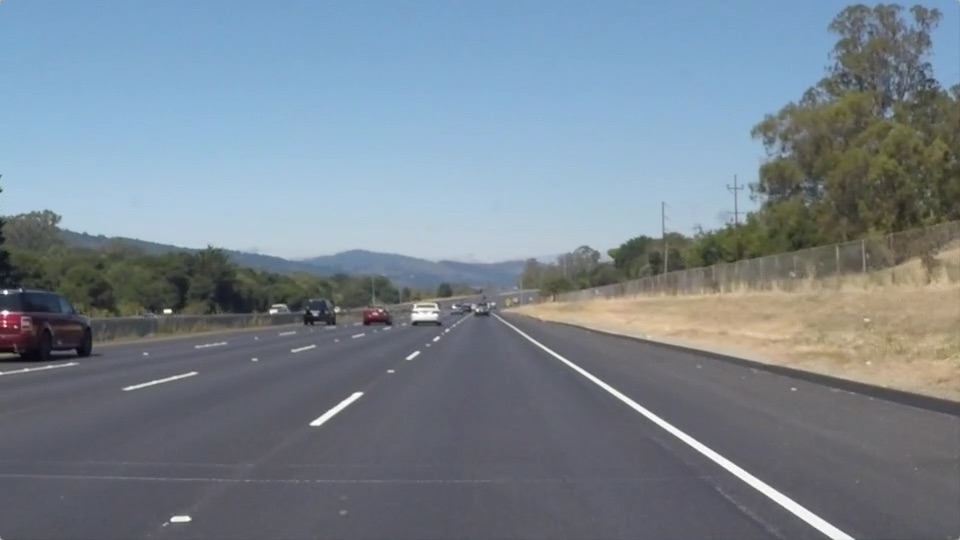
#> input picture test_images/solidWhiteRight.jpg, 960 x 540 px
$ jupyter execute --allow-errors P1.ipynb   (shell and % lines are left out)
#> lines starting #> are read from the running program, lines starting #| are printed output that depends on the picture; after the words box and inside, x2 and y2 are one past the last pixel; in counts of white or black regions, pixels touching at a corner belong together
# Self-Driving Car Engineer Nanodegree

## Project: **Finding Lane Lines on the Road**
***
In this project, you will use the tools you learned about in the lesson to identify lane lines on the road.  You can develop your pipeline on a series of individual images, and later apply the result to a video stream (really just a series of images). Check out the video clip "raw-lines-example.mp4" (also contained in this repository) to see what the output should look like after using the helper functions below.

Once you have a result that looks roughly like "raw-lines-example.mp4", you'll need to get creative and try to average and/or extrapolate the line segments you've detected to map out the full extent of the lane lines.  You can see an example of the result you're going for in the video "P1_example.mp4".  Ultimately, you would like to draw just one line for the left side of the lane, and one for the right.

In addition to implementing code, there is a brief writeup to complete. The writeup should be completed in a separate file, which can be either a markdown file or a pdf document. There is a [write up template](https://github.com/udacity/CarND-LaneLines-P1/blob/master/writeup_template.md) that can be used to guide the writing process. Completing both the code in the Ipython notebook and the writeup template will cover all of the [rubric points](https://review.udacity.com/#!/rubrics/322/view) for this project.

---
Let's have a look at our first image called 'test_images/solidWhiteRight.jpg'.  Run the 2 cells below (hit Shift-Enter or the "play" button above) to display the image.

**Note: If, at any point, you encounter frozen display windows or other confounding issues, you can always start again with a clean slate by going to the "Kernel" menu above and selecting "Restart & Clear Output".**

---

**The tools you have are color selection, region of interest selection, grayscaling, Gaussian smoothing, Canny Edge Detection and Hough Tranform line detection.  You  are also free to explore and try other techniques that were not presented in the lesson.  Your goal is piece together a pipeline to detect the line segments in the image, then average/extrapolate them and draw them onto the image for display (as below).  Once you have a working pipeline, try it out on the video stream below.**

---

<figure>

 <figcaption>
 <p></p>
 <p style="text-align: center;"> Your output should look something like this (above) after detecting line segments using the helper functions below </p>
 </figcaption>
</figure>
 <p></p>
<figure>

 <figcaption>
 <p></p>
 <p style="text-align: center;"> Your goal is to connect/average/extrapolate line segments to get output like this</p>
 </figcaption>
</figure>

**Run the cell below to import some packages.  If you get an `import error` for a package you've already installed, try changing your kernel (select the Kernel menu above --> Change Kernel).  Still have problems?  Try relaunching Jupyter Notebook from the terminal prompt.  Also, see [this forum post](https://carnd-forums.udacity.com/cq/viewquestion.action?spaceKey=CAR&id=29496372&questionTitle=finding-lanes---import-cv2-fails-even-though-python-in-the-terminal-window-has-no-problem-with-import-cv2) for more troubleshooting tips.**

## Import Packages

[cell 1]
#importing some useful packages
import matplotlib.pyplot as plt
import matplotlib.image as mpimg
import numpy as np
from numpy import linalg
import cv2

## Read in an Image

[cell 2]
#reading in an image
image = mpimg.imread('test_images/solidWhiteRight.jpg')
#> image is the input picture: shape (540, 960, 3); mean R, G, B 120.3, 132.6, 143.7

#printing out some stats and plotting
print('This image is:', type(image), 'with dimensions:', image.shape)
#| This image is: <class 'numpy.ndarray'> with dimensions: (540, 960, 3)
plt.imshow(image)  # if you wanted to show a single color channel image called 'gray', for example, call as plt.imshow(gray, cmap='gray')

## Ideas for Lane Detection Pipeline

**Some OpenCV functions (beyond those introduced in the lesson) that might be useful for this project are:**

`cv2.inRange()` for color selection
`cv2.fillPoly()` for regions selection
`cv2.line()` to draw lines on an image given endpoints
`cv2.addWeighted()` to coadd / overlay two images
`cv2.cvtColor()` to grayscale or change color
`cv2.imwrite()` to output images to file
`cv2.bitwise_and()` to apply a mask to an image

**Check out the OpenCV documentation to learn about these and discover even more awesome functionality!**

## Helper Functions

Below are some helper functions to help get you started. They should look familiar from the lesson!

[cell 3]
import math

def extrapolite_lines(height, width, left_k, left_b, right_k, right_b):
    y1 = int(height * 0.99)
    y2 = int(height * 0.6)

    try:
        left_x1 = int((y1 - left_b) / left_k)
        left_x2 = int((y2 - left_b) / left_k)

        right_x1 = int((y1 - right_b) / right_k)
        right_x2 = int((y2 - right_b) / right_k)
    except:
        print('EXCEPTION: ', height, width, left_k, left_b, right_k, right_b)
        y1 = 0
        y2 = 0
        left_x1 = int(0)
        left_x2 = int(0)

        right_x1 = int(0)
        right_x2 = int(0)

    left_line = [(left_x1, y1), (left_x2, y2)]
    right_line = [(right_x1, y1), (right_x2, y2)]

    return left_line, right_line

# to convert image to HLS color space
def convert_hls(image):
    return cv2.cvtColor(image, cv2.COLOR_RGB2HLS)

# image is expected be in RGB color space
def get_white_image(image):
    converted = convert_hls(image)

    # to find a white lane line
    lower = np.uint8([0, 200, 0])
    upper = np.uint8([255, 255, 255])
    white_mask = cv2.inRange(converted, lower, upper)

    # to find an yellow lane line
    lower = np.uint8([10, 0,   100])
    upper = np.uint8([40, 255, 255])
    yellow_mask = cv2.inRange(converted, lower, upper)

    # combine the mask
    mask = cv2.bitwise_or(white_mask, yellow_mask)
    masked = cv2.bitwise_and(image, image, mask = mask)
    return masked

# to convert image to grayscale color space
def grayscale(img):
    """Applies the Grayscale transform
    This will return an image with only one color channel
    but NOTE: to see the returned image as grayscale
    (assuming your grayscaled image is called 'gray')
    you should call plt.imshow(gray, cmap='gray')"""
    return cv2.cvtColor(img, cv2.COLOR_RGB2GRAY)
    # Or use BGR2GRAY if you read an image with cv2.imread()
    # return cv2.cvtColor(img, cv2.COLOR_BGR2GRAY)
    #return cv2.cvtColor(img, cv2.COLOR_RGB2HLS)

def canny(img, low_threshold, high_threshold):
    """Applies the Canny transform"""
    return cv2.Canny(img, low_threshold, high_threshold)

def gaussian_blur(img, kernel_size):
    """Applies a Gaussian Noise kernel"""
    return cv2.GaussianBlur(img, (kernel_size, kernel_size), 0)

def region_of_interest(img, vertices):
    """
    Applies an image mask.

    Only keeps the region of the image defined by the polygon
    formed from `vertices`. The rest of the image is set to black.
    """
    #defining a blank mask to start with
    mask = np.zeros_like(img)

    #defining a 3 channel or 1 channel color to fill the mask with depending on the input image
    if len(img.shape) > 2:
        channel_count = img.shape[2]  # i.e. 3 or 4 depending on your image
        ignore_mask_color = (255,) * channel_count
    else:
        ignore_mask_color = 255

    #filling pixels inside the polygon defined by "vertices" with the fill color
    cv2.fillPoly(mask, vertices, ignore_mask_color)

    #returning the image only where mask pixels are nonzero
    masked_image = cv2.bitwise_and(img, mask)
    return masked_image


def draw_lines(img, lines, color = [255, 0, 0], thickness = 13):
    """
    NOTE: this is the function you might want to use as a starting point once you want to
    average/extrapolate the line segments you detect to map out the full
    extent of the lane (going from the result shown in raw-lines-example.mp4
    to that shown in P1_example.mp4).

    Think about things like separating line segments by their
    slope ((y2-y1)/(x2-x1)) to decide which segments are part of the left
    line vs. the right line.  Then, you can average the position of each of
    the lines and extrapolate to the top and bottom of the lane.

    This function draws `lines` with `color` and `thickness`.
    Lines are drawn on the image inplace (mutates the image).
    If you want to make the lines semi-transparent, think about combining
    this function with the weighted_img() function below
    """

    left_b = []
    left_k = []
    right_b = []
    right_k = []
    for line in lines:
        for x1, y1, x2, y2 in line:
            if x2 == x1:
                continue # ignore a vertical line
            if y2 == y1:
                continue # ignore a horizontal line

            A = np.array([[x1, 1], [x2, 1]])
            c = np.array([y1, y2])
            k, b = linalg.solve(A, c)
            #length = np.sqrt((y2 - y1) ** 2 + (x2 - x1) ** 2)
            if k < 0:
                left_b.append(b)
                left_k.append(k)
            elif k > 0:
                right_b.append(b)
                right_k.append(k)
    height, width, _ = img.shape
    left_line, right_line = extrapolite_lines(height,
                                              width,
                                              np.median(left_k),
                                              np.median(left_b),
                                              np.median(right_k),
                                              np.median(right_b))

    cv2.line(img, left_line[0], left_line[1], color, thickness)
    cv2.line(img, right_line[0], right_line[1], color, thickness)

def hough_lines(img, rho, theta, threshold, min_line_len, max_line_gap):
    """
    `img` should be the output of a Canny transform.

    Returns an image with hough lines drawn.
    """
    lines = cv2.HoughLinesP(img, rho, theta, threshold, np.array([]), minLineLength=min_line_len, maxLineGap=max_line_gap)
    line_img = np.zeros((img.shape[0], img.shape[1], 3), dtype=np.uint8)
    draw_lines(line_img, lines)
    return line_img

# Python 3 has support for cool math symbols.

def weighted_img(img, initial_img, α=0.8, β=1., λ=0.):
    """
    `img` is the output of the hough_lines(), An image with lines drawn on it.
    Should be a blank image (all black) with lines drawn on it.

    `initial_img` should be the image before any processing.

    The result image is computed as follows:

    initial_img * α + img * β + λ
    NOTE: initial_img and img must be the same shape!
    """
    return cv2.addWeighted(initial_img, α, img, β, λ)

## Test Images

Build your pipeline to work on the images in the directory "test_images"
**You should make sure your pipeline works well on these images before you try the videos.**

[cell 4]
import os
os.listdir("test_images/")

## Build a Lane Finding Pipeline

Build the pipeline and run your solution on all test_images. Make copies into the `test_images_output` directory, and you can use the images in your writeup report.

Try tuning the various parameters, especially the low and high Canny thresholds as well as the Hough lines parameters.

[cell 5]
# TODO: Build your pipeline that will draw lane lines on the test_images
# then save them to the test_images directory.

# reading in an image
def image_processing(image):
    img = np.zeros([100, 100, 3])
    if type(image) == str:
        img = mpimg.imread(image)
        # printing out some stats and plotting
        print('This image is:', type(img), 'with dimensions:', img.shape)
    else:
        img = np.copy(image)

    we_image = get_white_image(img)
#    return we_image
    gs_image = grayscale(we_image)
#    return gs_image
    gaussian_image = gaussian_blur(gs_image, 15)
#    return gaussian_image
    canny_image = canny(gaussian_image, 50, 150)
#    return canny_image
    height_image, width_image = canny_image.shape
    interested_zone = [np.array([[width_image * 0.01, height_image * 0.99],
                                [width_image * 0.46, height_image * 0.6],
                                [width_image * 0.57, height_image * 0.6],
                                [width_image * 0.99, height_image * 0.99]], np.int32)]
    selected_image = region_of_interest(canny_image, interested_zone)
#    return selected_image
    hough_image = hough_lines(selected_image, rho = 1, theta = np.pi / 180, threshold = 20, min_line_len = 20, max_line_gap = 300)
#    return hough_image
    final_image = weighted_img(hough_image, img, 0.8, 1, 0.0)
    return final_image

[cell 6]
img = image_processing('test_images/solidWhiteCurve.jpg')
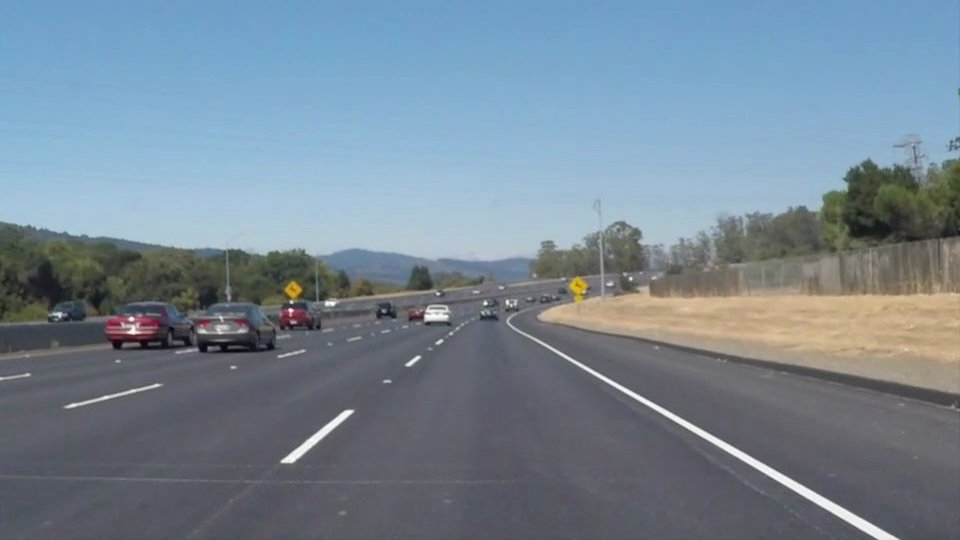
#> input picture test_images/solidWhiteCurve.jpg, 960 x 540 px
#> in image_processing, img is the input picture: shape (540, 960, 3); mean R, G, B 118.5, 134.5, 148.1
#| This image is: <class 'numpy.ndarray'> with dimensions: (540, 960, 3)
#> in get_white_image, `white_mask = cv2.inRange(converted, lower, upper)`:
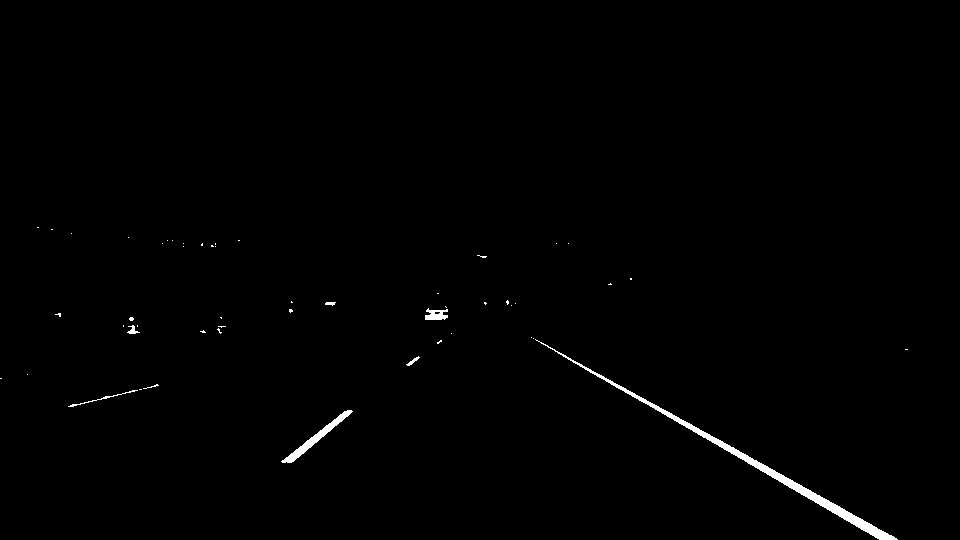
#> white_mask: shape (540, 960); 0.67% white; 51 white regions (43 under 20 px), largest, box (x1, y1, x2, y2) and area: (535, 339, 898, 540) 2283, (281, 410, 353, 463) 571, (425, 308, 448, 320) 187
#> in region_of_interest, `cv2.fillPoly(mask, vertices, ignore_mask_color)`:
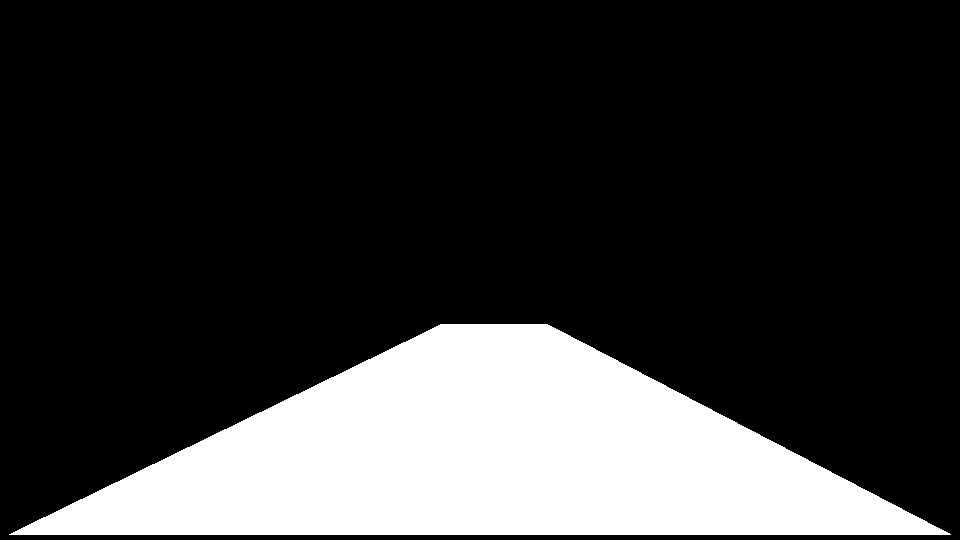
#> mask: shape (540, 960); 21.4% white; 1 white region, box (x1, y1, x2, y2) and area: (9, 324, 951, 535) 110874
#> in region_of_interest, `masked_image = cv2.bitwise_and(img, mask)`:
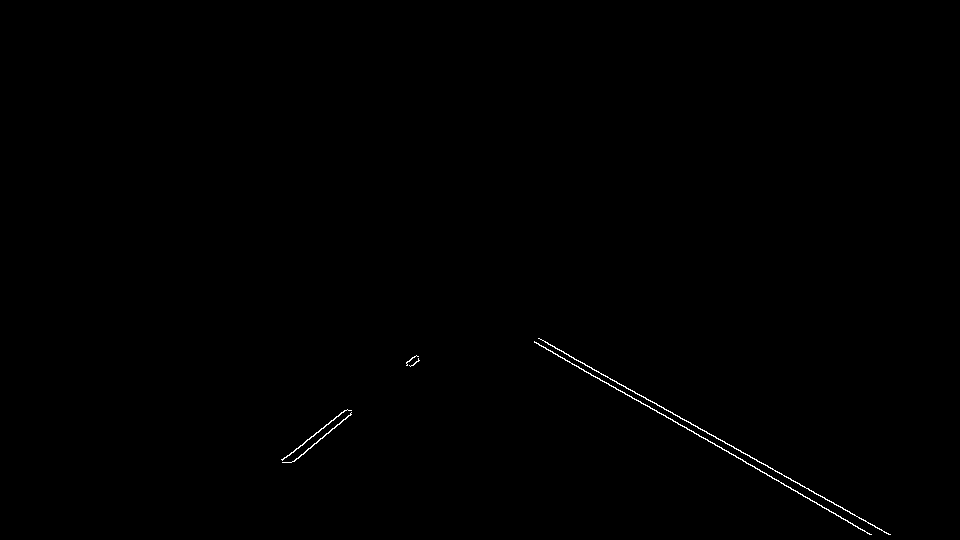
#> masked_image: shape (540, 960); 0.26% white in thin lines or dots, all inside (x1, y1, x2, y2) = (281, 338, 891, 535)
#> in hough_lines, `lines = cv2.HoughLinesP(img, rho, theta, threshold, np.array([]), minL..`: lines = [[555, 348, 890, 534], [608, 383, 871, 534], [534, 342, 641, 403], [294, 461, 350, 414], [282, 460, 344, 410], [291, 453, 416, 355], [293, 461, 418, 356], [538, 338, 568, 354], [534, 341, 869, 534], [545, 342, 808, 488]]
#> the loop in draw_lines, `for line in lines:` made 10 passes
#> after the loop in draw_lines, `for line in lines:`: left_b = [707.7, 687.4, 681.1, 707.1]; left_k = [-0.839, -0.806, -0.784, -0.84]; right_b = [39.85, 33.92, 37.57, 51.07, 33.35, 39.45]; right_k = [0.555, 0.574, 0.57, 0.533, 0.576, 0.555]
#> in extrapolite_lines, `left_x1 = int((y1 - left_b) / left_k)`: left_x1 = 198
#> in extrapolite_lines, `left_x2 = int((y2 - left_b) / left_k)`: left_x2 = 453
#> in extrapolite_lines, `right_x1 = int((y1 - right_b) / right_k)`: right_x1 = 880
#> in extrapolite_lines, `right_x2 = int((y2 - right_b) / right_k)`: right_x2 = 507
#> in extrapolite_lines, `left_line = [(left_x1, y1), (left_x2, y2)]`: left_line = [(198, 534), (453, 324)]
#> in extrapolite_lines, `right_line = [(right_x1, y1), (right_x2, y2)]`: right_line = [(880, 534), (507, 324)]
#> in draw_lines, `left_line, right_line = extrapolite_lines(height, width, np.median(lef..`: left_line = [(198, 534), (453, 324)]; right_line = [(880, 534), (507, 324)]
#> in draw_lines, `cv2.line(img, right_line[0], right_line[1], color, thickness)`:
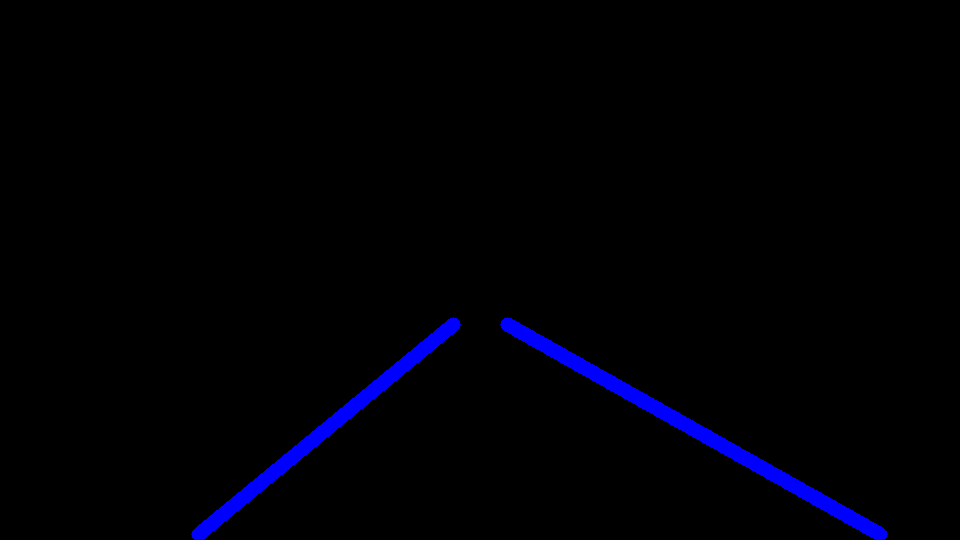
#> img: shape (540, 960, 3); mean of channels 0, 1, 2 5.5, 0, 0; drawn as B, G, R
#> in weighted_img, `return cv2.addWeighted(initial_img, α, img, β, λ)`:
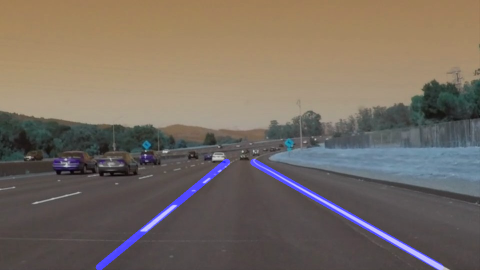
#> returned value: shape (540, 960, 3) (shown at 1/2 size); mean of channels 0, 1, 2 98, 107.6, 118.5; drawn as B, G, R
# [9 lines of commented-out code are left out]
plt.figure(figsize=(18,11))
plt.imshow(img, cmap = 'gray', aspect='auto')
plt.plot([img.shape[1] * 0.01, img.shape[1] * 0.46, img.shape[1] * 0.57, img.shape[1] * 0.99],
         [img.shape[0] * 0.99, img.shape[0] * 0.6, img.shape[0] * 0.6, img.shape[0] * 0.99])
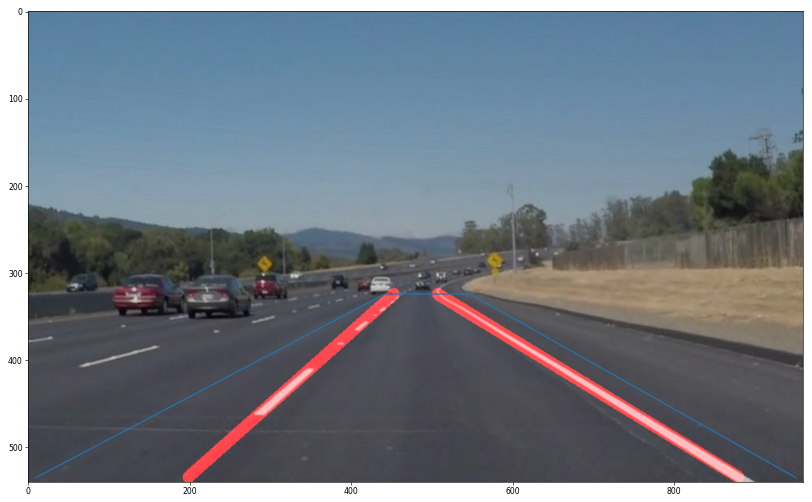
#> figure drawn by matplotlib, 1 panel
